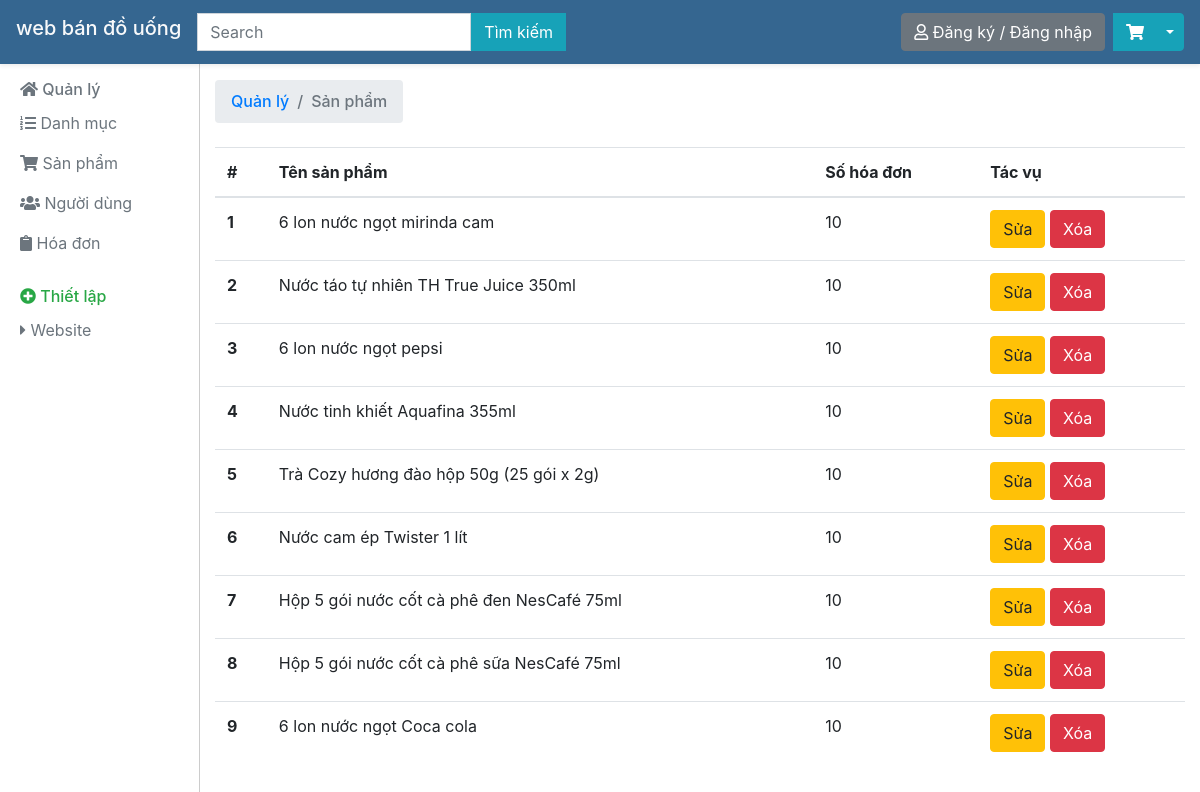
The app's page /quanly.php?task=qlsp with its own data.
### tables this page shows
CREATE TABLE `sanpham` (
  `id_sanpham` int(10) NOT NULL,
  `ten` varchar(255) NOT NULL,
  `gia` varchar(255) NOT NULL,
  `mota` text NOT NULL,
  `anhdaidien` varchar(255) NOT NULL,
  `soluong` varchar(255) NOT NULL,
  `iddanhmuc` int(10) NOT NULL
);

### controller/quanly.php (called while the page is built, shortened)
<?php
class Controller
{
	protected $model;
	public function __construct(){
		require_once('./model/model.php');
		$this->model = new Model();
	}
	public function quanlysanpham(){
		$listsanpham = $this->model->getsSanPham(50);
		require_once('./view/quanlysanpham.php');
	}
}
 ?>

### model/model.php (called while the page is built, shortened)
<?php
class Model
{
	protected $host,$db,$user,$pass,$conn;
	public function __construct(){
		$this->host = 'localhost';
		$this->db = 'webdouong';
		$this->user = 'root';
		$this->pass = '';
		$this->conn = new mysqli($this->host,$this->user,$this->pass,$this->db);
		$this->conn->set_charset("utf8");
	}
	public function getsSanPham($limit=4){
		$sql = "SELECT * FROM sanpham ORDER BY RAND() LIMIT $limit";
		$result = $this->conn->query($sql);
		if($result->num_rows > 0){
			return $result;
		} else {
			return null;
		}
	}
}
 ?>

### view/quanlysanpham.php (the view)
<?php require_once('./view/header_quanly.php') ?>
<h6 class="sidebar-heading d-flex justify-content-between align-items-center mt-4 mb-2 text-success">
  <nav aria-label="breadcrumb">
      <ol class="breadcrumb">
        <li class="breadcrumb-item"><a href="quanly.php">Quản lý</a></li>
        <li class="breadcrumb-item active" aria-current="page">Sản phẩm</li>
      </ol>
    </nav>
</h6>
<div class="row">
    <div class="col-12">
        <table class="table table-hover">
            <thead>
                <tr>
                    <th scope="col">#</th>
                    <th scope="col">Tên sản phẩm</th>
                    <th scope="col">Số hóa đơn</th>
                    <th scope="col">Tác vụ</th>
                </tr>
            </thead>
            <tbody>
            	<?php $i=1;while($sanpham = $listsanpham->fetch_assoc()){ ?>
                <tr>
                    <th scope="row"><?php echo $i;$i++ ?></th>
                    <td><?php echo $sanpham['ten'] ?></td>
                    <td>10</td>
                    <td>
                        <a href="quanly.php?task=ssp&id=<?php echo $sanpham['id_sanpham'] ?>" class="btn btn-warning">Sửa</a>
                        <a href="quanly.php?task=xsp&id=<?php echo $sanpham['id_sanpham'] ?>" class="btn btn-danger">Xóa</a>
                    </td>
                </tr>
            	<?php } ?>
            </tbody>
        </table>
    </div>
</div>
<?php require_once('./view/footer_quanly.php') ?>

### quanly.php (shortened to what this page needs)
<?php
require_once('./controller/quanly.php');
$controller = new Controller();
$task = isset($_GET['task']) ? $_GET['task'] : 'error';
switch ($task) {
	case 'qlsp':
		$controller->quanlysanpham();
		break;
}
 ?>

### view/header_quanly.php (shortened to what this page needs)
<!DOCTYPE html>
<html lang="en">
<head>
    <link rel="stylesheet" href="https://stackpath.bootstrapcdn.com/bootstrap/4.3.1/css/bootstrap.min.css">
    <link rel="stylesheet" href="https://use.fontawesome.com/releases/v5.8.2/css/all.css">
</head>
<body>
    <?php require_once('./view/navbar.php') ?>
    <div class="container-fluid">
        <div class="row">
            <div class="col-md-2">
                <div class="sidebar-sticky fixed-top px-1 col-2">
                    <h6 class="sidebar-heading d-flex justify-content-between align-items-center px-3 mt-4 mb-1  text-secondary">
                      <span><i class="fas fa-home"></i> Quản lý</span>
                    </h6>
                    <ul class="nav flex-column">
                        <li class="nav-item">
                            <a class="nav-link text-muted" data-toggle="collapse" href="#qldm" role="button" aria-expanded="false" aria-controls="qldm">
                                <i class="fas fa-list-ol"></i> Danh mục
                            </a>
                        </li>
                        <li class="nav-item">
                            <a class="nav-link text-muted" data-toggle="collapse" href="#qlsp" role="button" aria-expanded="false" aria-controls="qlsp">
                                <i class="fas fa-shopping-cart"></i> Sản phẩm
                            </a>
                        </li>
                        <li class="nav-item">
                            <a class="nav-link text-muted" href="quanly.php?task=qltv">
                                <i class="fas fa-users"></i> Người dùng
                            </a>
                        </li>
                        <li class="nav-item">
                            <a class="nav-link text-muted" href="quanly.php?task=qlhd">
                                <i class="fas fa-clipboard"></i> Hóa đơn
                            </a>
                        </li>
                    </ul>
                    <h6 class="sidebar-heading d-flex justify-content-between align-items-center mt-4 mb-1 text-success px-3">
          <span><i class="fas fa-plus-circle"></i> Thiết lập</span>
        </h6>
                    <ul class="nav flex-column mb-2">
                        <li class="nav-item">
                            <a class="nav-link text-muted" href="#">
                                <i class="fas fa-caret-right"></i> Website
                            </a>
                        </li>
                    </ul>
                </div>
            </div>
            <div class="col-md-10">

### view/navbar.php (shortened to what this page needs)
<nav class="navbar navbar-light bg-white shadow-sm fixed-top" style="background: #356690 !important;">
    <a href="index.php" class="navbar-brand h1 text-light">web bán đồ uống</a>
    <form class="form-inline mr-auto">
        <input class="form-control rounded-0" type="search" placeholder="Search" aria-label="Search">
        <button class="btn btn-info my-2 my-sm-0 rounded-left rounded-0" type="submit">Tìm kiếm</button>
    </form>
    <div class="dropdown mr-2">
        <a href="<?php if(isset($_SESSION['user_data'])){ echo 'quanly.php?task=dangxuat';} else { echo 'index.php?task=user';} ?>" class="btn btn-secondary <?php if(isset($_SESSION['user_data'])) echo 'dropdown-toggle'; ?>" <?php if(isset($_SESSION[ 'user_data'])) echo 'data-toggle="dropdown"';?>><i class="far fa-user"></i>
          <?php
            if(isset($_SESSION['user_data'])){
                echo $_SESSION['user_data']['tendangnhap'];
            } else {
                echo 'Đăng ký / Đăng nhập';
            } ?>
        </a>
    </div>
    <div class="btn-group">
        <button type="button" class="btn btn-info rounded-0"><i class="fas fa-shopping-cart"></i></button>
        <button type="button" class="btn btn-info dropdown-toggle dropdown-toggle-split" data-toggle="dropdown">
        </button>
    </div>
</nav>

### view/footer_quanly.php (shortened to what this page needs)
			</div>
        </div>
    </div>
</body>
</html>

### view/header_quanly.php (style rules this page uses)
body { margin-top: 56px; }
.sidebar-sticky { z-index: 0 !important; margin-top:56px;min-height: 100%;border-right: 1px solid #ccc; }
input { max-width: 100%; }

### records on screen
sanpham: ten "6 lon nước ngọt mirinda cam"
sanpham: ten "Nước táo tự nhiên TH True Juice 350ml"
sanpham: ten "6 lon nước ngọt pepsi"
sanpham: ten "Nước tinh khiết Aquafina 355ml"
sanpham: ten "Trà Cozy hương đào hộp 50g (25 gói x 2g)"
sanpham: ten "Nước cam ép Twister 1 lít"
sanpham: ten "Hộp 5 gói nước cốt cà phê đen NesCafé 75ml"
sanpham: ten "Hộp 5 gói nước cốt cà phê sữa NesCafé 75ml"
sanpham: ten "6 lon nước ngọt Coca cola"
